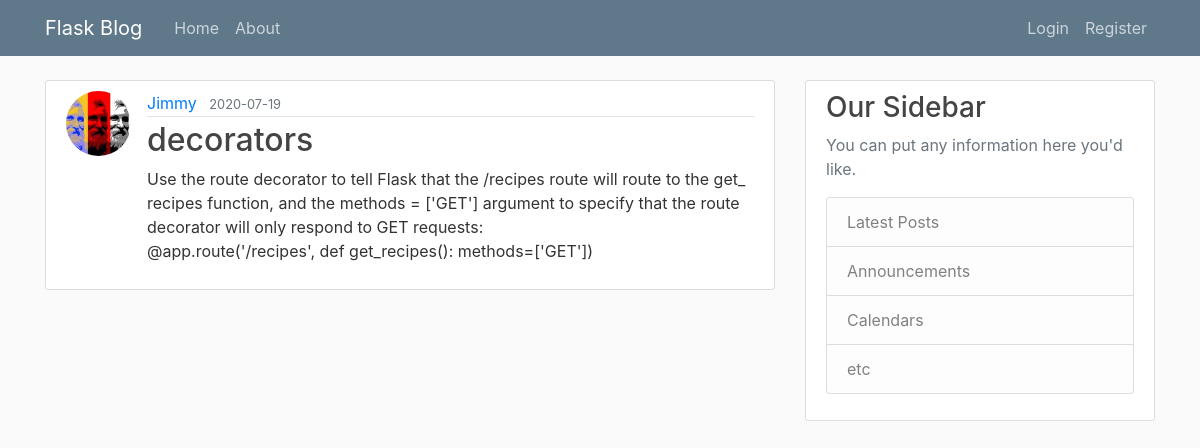
The app's page /post/17 with its own data.
### appblog/models.py (models this page shows, shortened)
class User(db.Model, UserMixin):
    id = db.Column(db.Integer, primary_key=True)
    username = db.Column(db.String(20), unique=True, nullable=False)
    email = db.Column(db.String(120), unique=True, nullable=False)
    image_file = db.Column(db.String(20), nullable=False, default='default.jpg')
    password = db.Column(db.String(60), nullable=False)
    posts = db.relationship('Post', backref='author', lazy=True)

class Post(db.Model):
    id = db.Column(db.Integer, primary_key=True)
    title = db.Column(db.String(100), nullable=False)
    date_posted = db.Column(db.DateTime, nullable=False, default=datetime.utcnow)
    content = db.Column(db.Text, nullable=False)
    user_id = db.Column(db.Integer, db.ForeignKey('user.id'), nullable=False)

### appblog/posts/routes.py (the view)
@posts.route("/post/<int:post_id>", methods=['GET', 'POST'])
def post(post_id):
    post = Post.query.get_or_404(post_id)
    return render_template('post.html', title=post.title, post=post)

### appblog/templates/post.html (shortened to what this page needs)
{% extends "layout.html" %}
{% block content %}
  <article class="media content-section">
    <img class="rounded-circle article-img" src="{{ url_for('static', filename='profile_pics/' + post.author.image_file) }}">
    <div class="media-body">
      <div class="article-metadata">
        <a class="mr-2" href="{{ url_for('users.user_posts', username=post.author.username) }}">{{ post.author.username }}</a>
        <small class="text-muted">{{ post.date_posted.strftime('%Y-%m-%d') }}</small>
      </div>
      <h2 class="article-title">{{ post.title }}</h2>
      <p class="article-content">{{ post.content }}</p>
    </div>
  </article>
{% endblock content %}

### appblog/static/main.css (style rules this page uses)
body { background: #fafafa; color: #333333; margin-top: 5rem; }
h1, h2, h3, h4, h5, h6 { color: #444444; }
.content-section { background: #ffffff; padding: 10px 20px; border: 1px solid #dddddd; border-radius: 3px; margin-bottom: 20px; }
.article-title { color: #444444; }
.article-content { white-space: pre-line; }
.article-img { height: 65px; width: 65px; margin-right: 16px; }
.article-metadata { padding-bottom: 1px; margin-bottom: 4px; border-bottom: 1px solid #e3e3e3 }

### records on screen
User: image_file (picture), author.username "Jimmy"
Post: date_posted "2020-07-19", title "decorators", content "Use the route decorator to tell Flask that the /recipes route will route to the get_ recipes function, and the methods = ['GET'] argument to specify that the route decorator will only respond to GET requests: @app.route('/recipes', def get_recipes(): methods=['GET'])"
